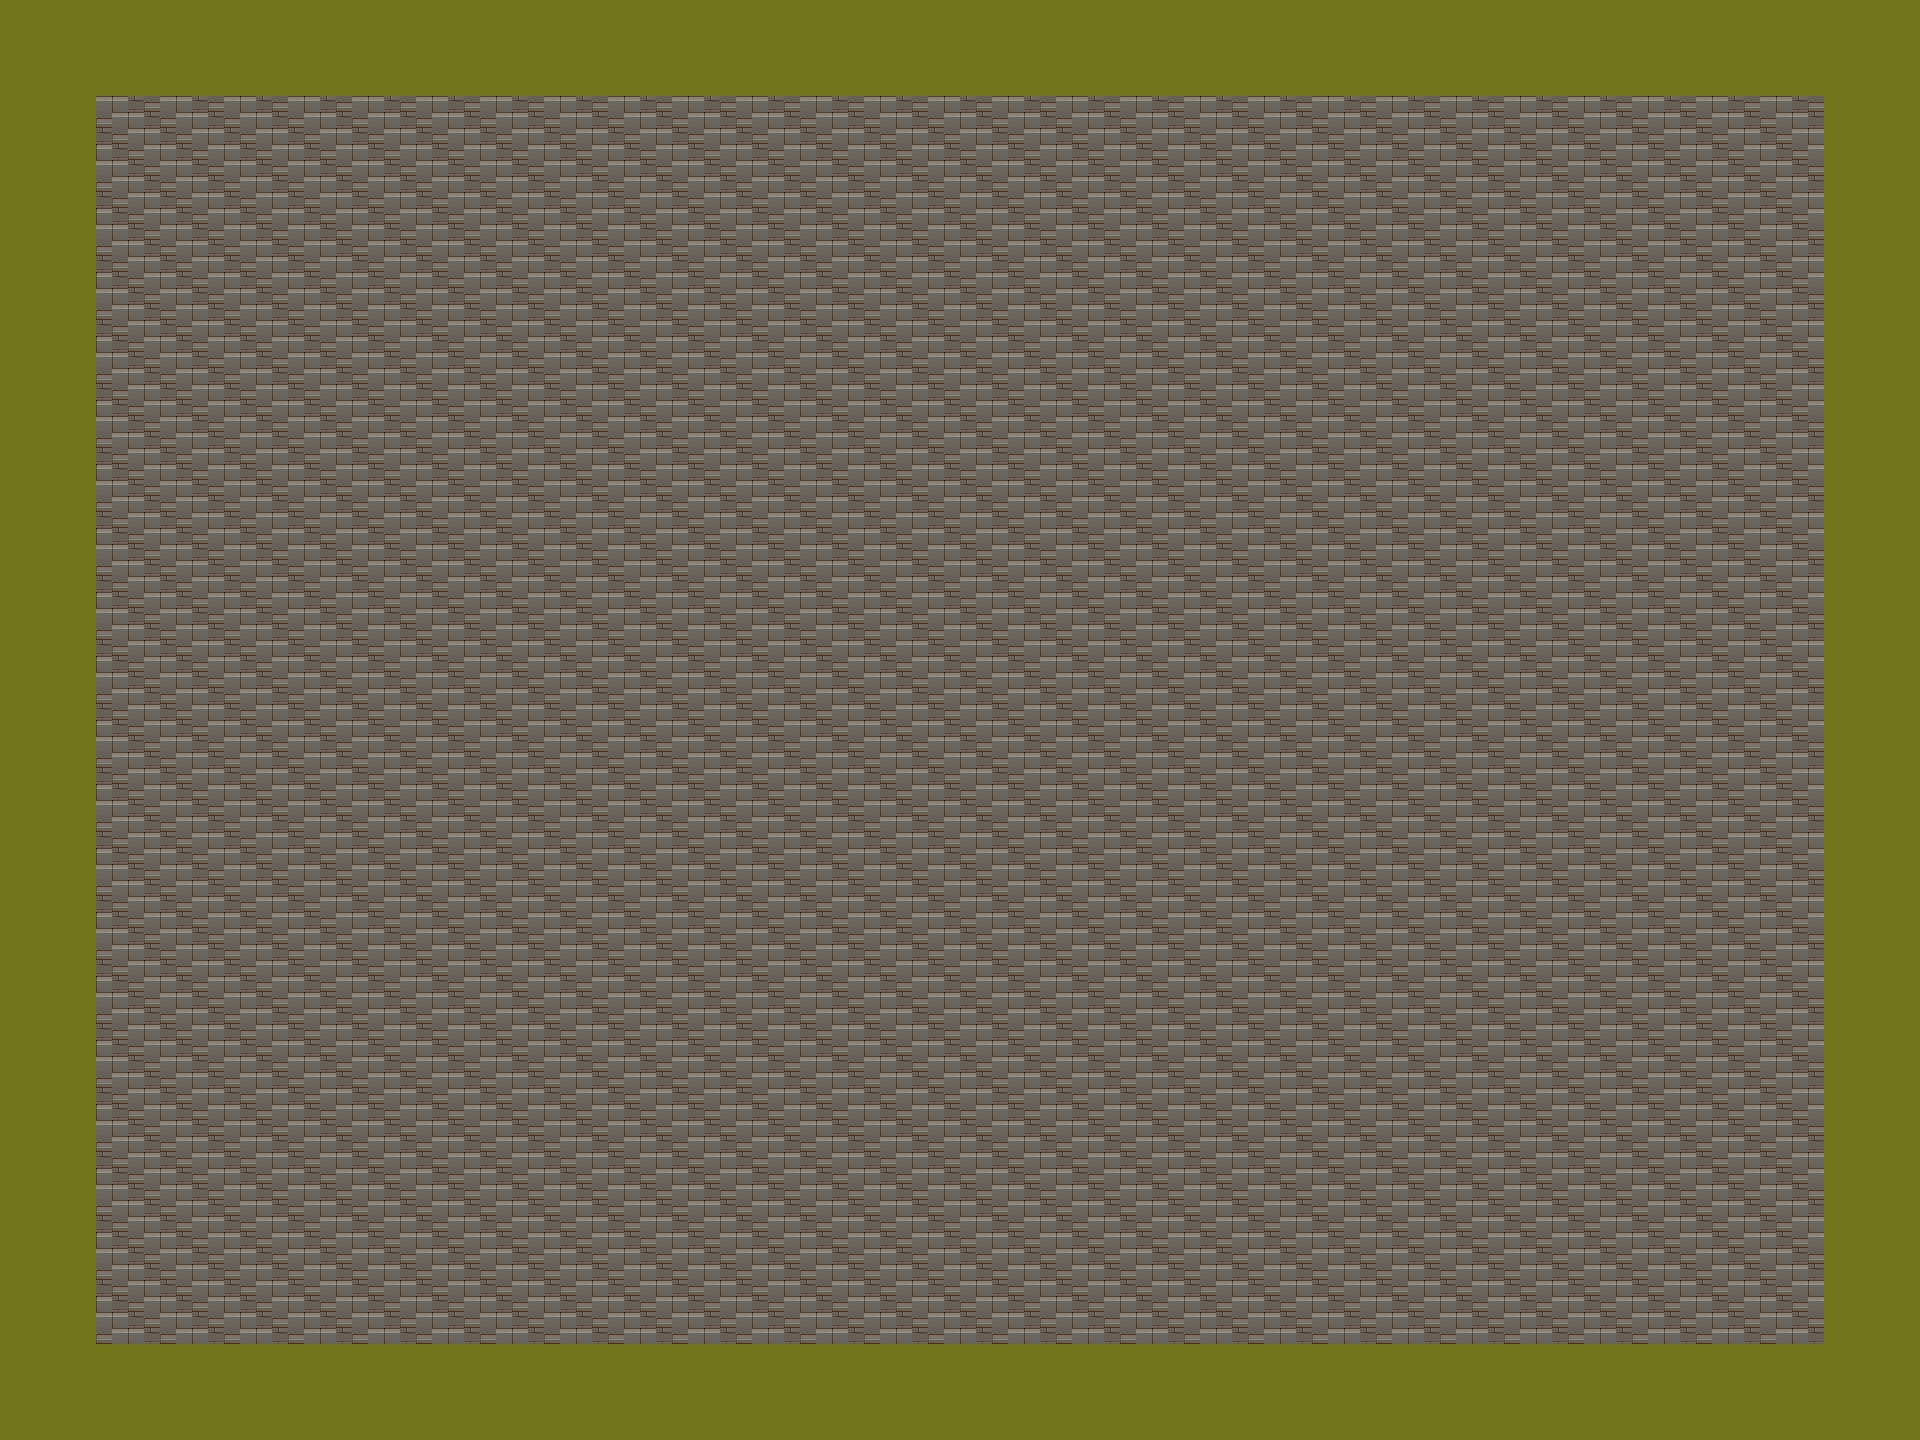

A level layout from a 2D game, rendered from its tile map. Below: a short description, then the map file with tile-grid data replaced by summaries:
An orthogonal 120x90 tile map with 16x16 px tiles, 1 tile layer (Ground), 2 tilesets and 4 objects.

<map version="1.10" tiledversion="1.10.2" orientation="orthogonal" renderorder="right-down" width="120" height="90" tilewidth="16" tileheight="16" infinite="0" nextlayerid="3" nextobjectid="8">
 <tileset firstgid="1" name="grass" tilewidth="16" tileheight="16" tilecount="256" columns="16">
  <image source="tileset_grass.png" width="256" height="256" />
 </tileset>
 <tileset firstgid="257" name="bricks" tilewidth="16" tileheight="16" tilecount="16" columns="4">
  <image source="tileset_bricks.png" width="64" height="64" />
 </tileset>
 <layer id="1" name="Ground" width="120" height="90">
  <data>[10800 cells, 10800 non-empty, 7 distinct tile ids]</data>
 </layer>
 <objectgroup id="2" name="Collision">
  <object id="1" x="64" y="64" width="1792" height="32" />
  <object id="2" x="64" y="1344" width="1792" height="32" />
  <object id="3" x="64" y="64" width="32" height="1312" />
  <object id="4" x="1824" y="64" width="32" height="1312" />
 </objectgroup>
</map>
